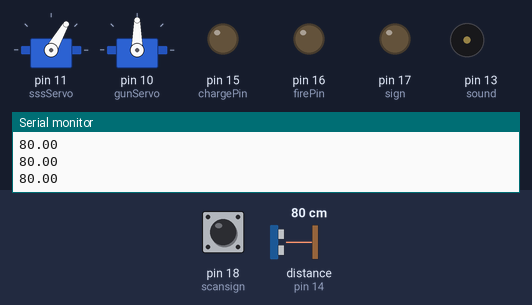
Bench run of a sketch on a simulated Arduino Uno, built with avr-gcc and run on an emulated ATmega328P. Parts: 2 × servo, output pins drawn as LEDs (lit = HIGH), buzzer (waves = sounding), the last lines printed to the serial monitor. Wiring (inferred from the names in the program): ultrasonic range finder: trigger pin 14; echo pin 14. Inputs (shaded band) come from the test bench; at power-on: distance to the obstacle (sensor on pin 14) 80 cm, pin 18 (scansign) HIGH. The echo pulse lasts 58.3 µs per cm.

Above: at 1.2 s.
1.3 s: distance to the obstacle (sensor on pin 14) set to 53 cm
At 1.3 s:
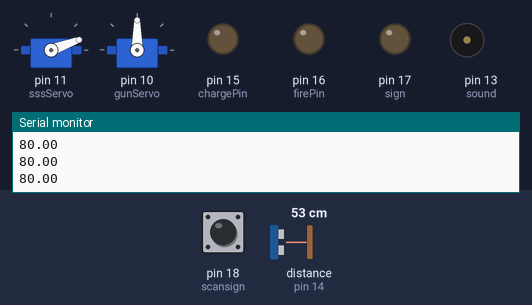
4.3 s: distance to the obstacle (sensor on pin 14) set to 48 cm
At 5.4 s:
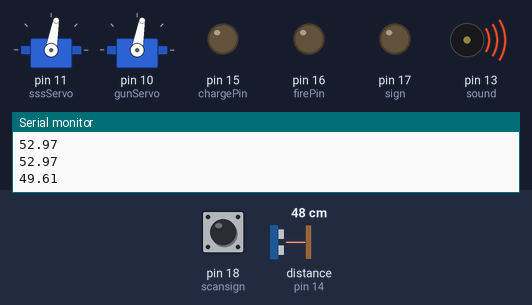
At 6.2 s:
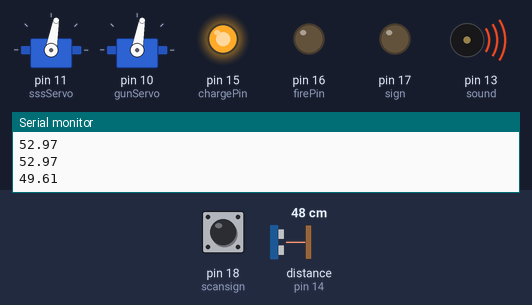
Timing chart, 0 to 19.0 s (numbered marks = the images above; inputs shaded):
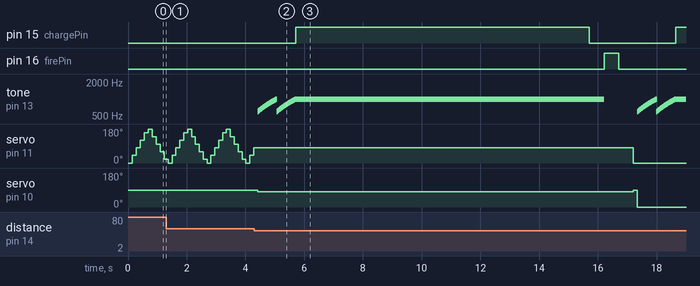

Measured:
- the behaviour switches between 51 and 50 cm on distance to the obstacle (sensor on pin 14) (found by bisection; images 1 and 2)
- after the input at 4.3 s, pin 15 (chargePin): LOW → HIGH after 1.4 s, → LOW 10.0 s later, → HIGH 2.9 s later; pin 16 (firePin): LOW → HIGH after 11.9 s, → LOW 0.50 s later

The sketch:

XinhuoFiresss.ino
```cpp
#include <Wire.h>
#include <VL53L0X.h>
#include <Servo.h>

Servo sssServo;
Servo gunServo;
int pos = 0;
#define sss 14 //A0
#define sign 17
#define scansign 18
#define chargePin 15
#define firePin 16
#define sound 13

double sssRead(int sssPin) {
    float distance = 0;
    pinMode(sssPin, OUTPUT);
    digitalWrite(sssPin, LOW);
    delayMicroseconds(2);
    digitalWrite(sssPin, HIGH);
    delayMicroseconds(10);
    digitalWrite(sssPin, LOW);
    pinMode(sssPin, INPUT);
    distance = pulseIn(sssPin, HIGH) / 58.00;
    delay(40);
    if (distance >= 80)  // 受限于这个传感器的精度与原理, 太远的距离没有实际意义
        distance = 80;
    return distance;
}

double sssDist(int pin) {
    double result = 0;
    result += sssRead(pin);
    result += sssRead(pin);
    result += sssRead(pin);

    return result / 3;
}


void beginscan() {
  while(digitalRead(scansign)==LOW){

    }
}

void mimo() {
  for(int i=0;i<=1;i++){
  for(int i=600;i<=1000;i=i+(5)){
tone(sound,i);
delay(8);
noTone(sound);
  }
  }
  }


void setup() {
Serial.begin(9600);
sssServo.attach(11);
gunServo.attach(10);
gunServo.write(90);
sssServo.write(90);
pinMode(sss, OUTPUT);
pinMode(sign, OUTPUT);
pinMode(scansign, INPUT);
pinMode(chargePin, OUTPUT);
pinMode(firePin, OUTPUT);
pinMode(sound,OUTPUT);
}

void loop() {

beginscan();

AGAIN:
  for (pos = 0; pos <= 180; pos +=40) { // 0°到180°
    // in steps of 1 degree
    sssServo.write(pos);              // 舵机角度写入
                      // 等待转动到指定角度
    double dist=sssDist(sss);
    Serial.print(dist);
    Serial.print("\n");
    if(dist<=50){
      gunServo.write(pos);
      goto FIRE;
      }
    }


  for (pos = 180; pos >= 0; pos -=40) { // 从180°到0°
    sssServo.write(pos);              // 舵机角度写入

    double dist=sssDist(sss);
    Serial.print(dist);
    Serial.print("\n");
    if(dist<=50){
      gunServo.write(pos);
      goto FIRE;
      }
}
goto AGAIN;


FIRE:
mimo();
noTone(sound);
tone(sound,1000);
digitalWrite(chargePin,HIGH);
delay(10000);
digitalWrite(chargePin,LOW);
delay(500);
noTone(sound);
digitalWrite(firePin,HIGH);
delay(500);
digitalWrite(firePin,LOW);
delay(500);
gunServo.write(90);
sssServo.write(90);
}
```
